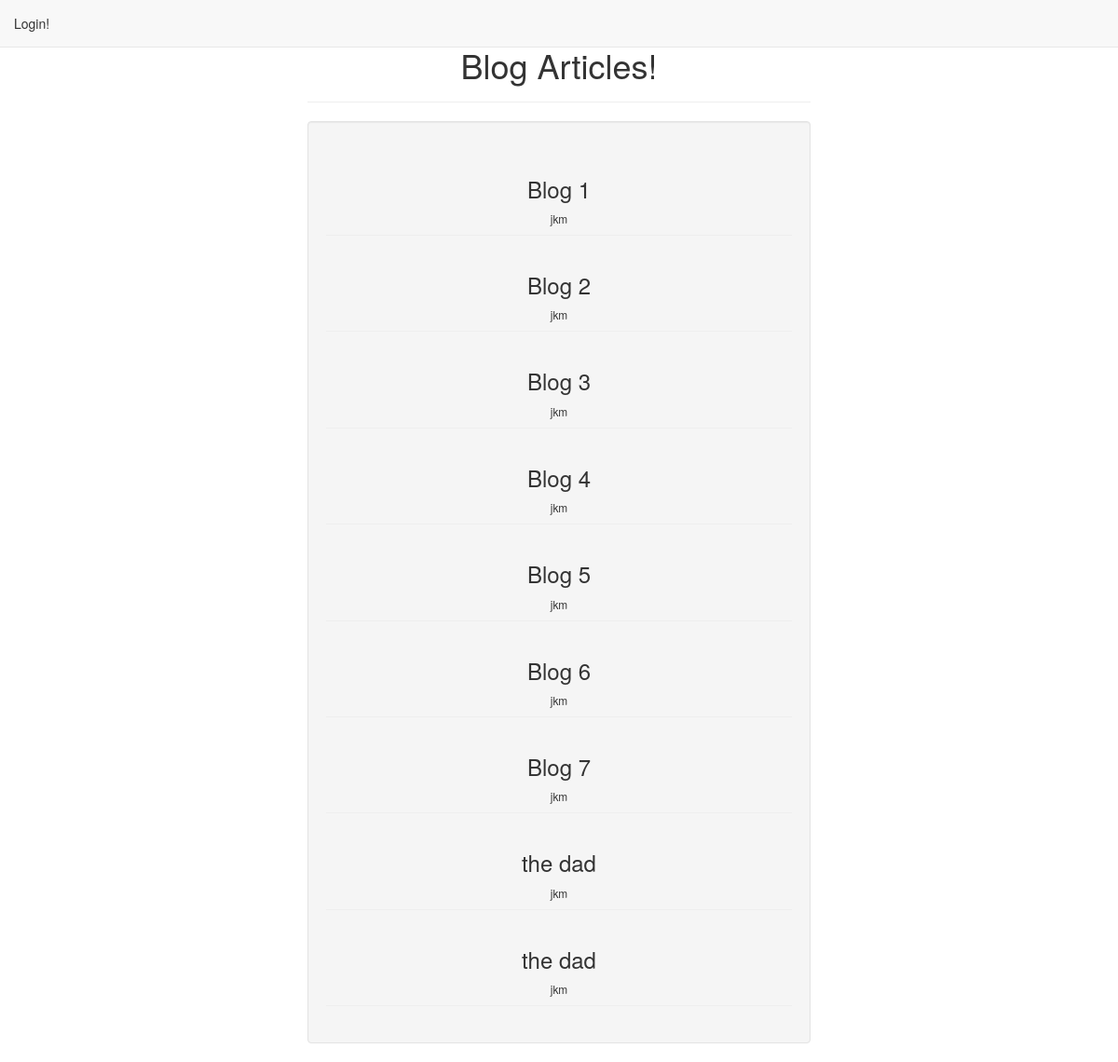
The page / on the database its author committed.
### blog/models.py (models this page shows, shortened)
class BlogArticle(models.Model):
    title = models.CharField(max_length=400)
    body = models.TextField()
    author = models.ForeignKey(User, on_delete=models.CASCADE)

### blog/views.py (the view, shortened to what this page needs)
# urls.py: path('', views.index, name='home'),
def index(request):
    blogs = BlogArticle.objects.all()
    return render(request,'blog/index.html',{'blogs':blogs,'user':None} )

### blog/templates/blog/index.html (shortened to what this page needs)
<html>
<head>
	<link href="http://maxcdn.bootstrapcdn.com/bootstrap/3.2.0/css/bootstrap.min.css" rel="stylesheet">
</head>
<body>
		<nav class = "navbar navbar-default navbar-fixed-top" role ="navigation">
			<ul class = "nav navbar-nav">
				{% if user != None %}
				<a class="navbar-brand" href="#">{{user.username}}</a>
				<li><a href="#" data-toggle="modal" data-target="#addblog">Add Blog!</a></li>
				{% else %}
				<li><a href="#" data-toggle="modal" data-target="#login">Login!</a></li>
                {% endif %}
		</nav>
		<div class = "page-header centerdiv">
			<h1>Blog Articles!</h1>
		</div>
		<div class = "blog well">
			{% for blog in blogs %}
				<div>
					<div class = "page-header">
							<h3>{{blog.title}}</h3>
							<small>{{blog.author}}</small>
					</div>
				</div>
				{% endfor %}
		</div>
</body>
</html>

### blog/templates/blog/index.html (style rules this page uses)
.centerdiv { width: 45%; margin-left: auto; margin-right: auto; margin-top: 50px; text-align: center; }
.blog { margin-top: 0px; width: 45%; margin-left: auto; margin-right: auto; text-align: center; }

### rows shown on the page
BlogArticle: title "Blog 1", author "jkm"
BlogArticle: title "Blog 2", author "jkm"
BlogArticle: title "Blog 3", author "jkm"
BlogArticle: title "Blog 4", author "jkm"
BlogArticle: title "Blog 5", author "jkm"
BlogArticle: title "Blog 6", author "jkm"
BlogArticle: title "Blog 7", author "jkm"
BlogArticle: title "the dad", author "jkm"
BlogArticle: title "the dad", author "jkm"
